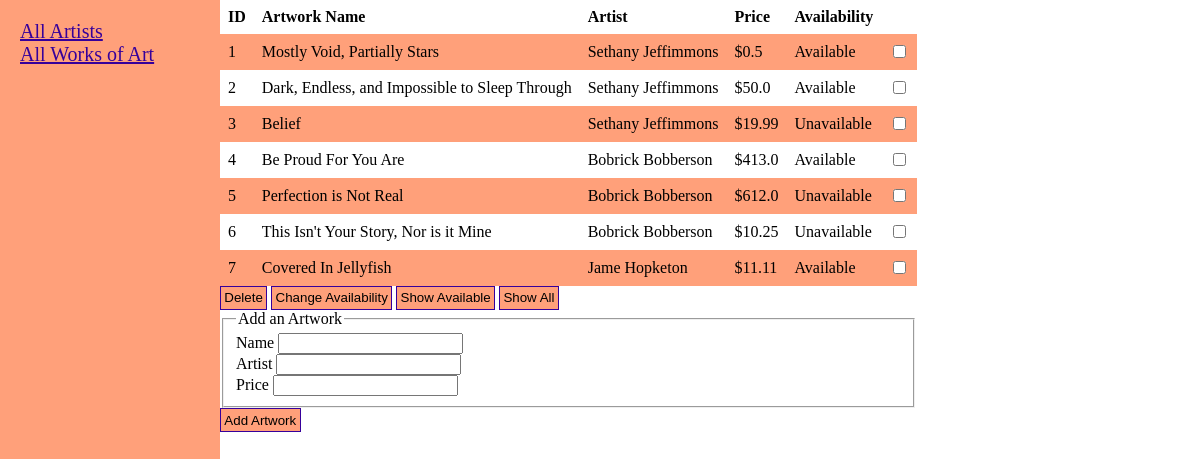
The app's page /addart, older data.
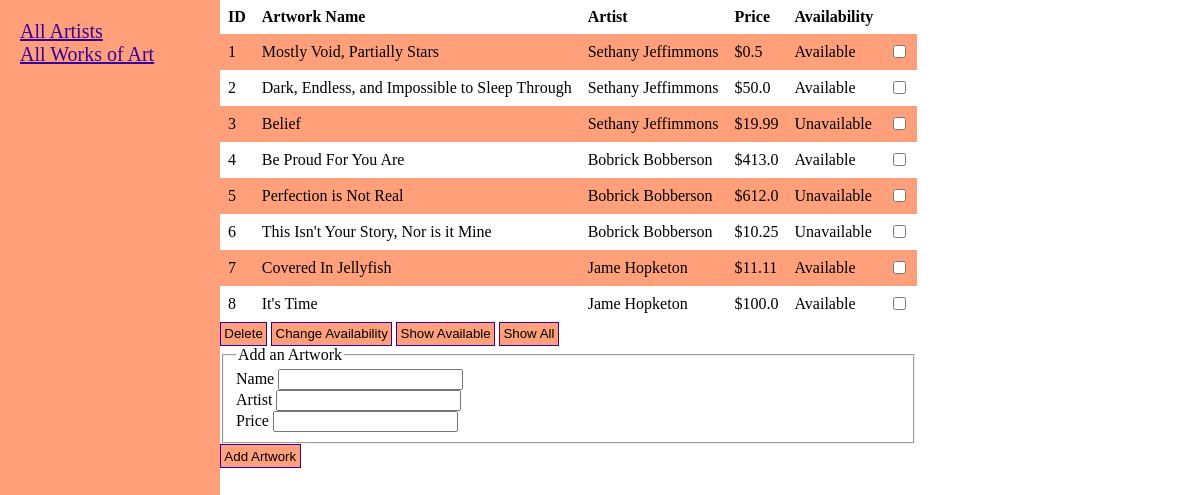
The same page, newer data.
### Models.py (models this page shows, shortened)
class Art(Model):
    class Meta:
        database = db
        constraints = [SQL('UNIQUE(name COLLATE NOCASE)')]
    artist = ForeignKeyField(Artist)
    name = CharField()
    price = DoubleField()
    available = BooleanField(default=True)

class Artist(Model):
    class Meta:
        database = db
        constraints = [SQL('UNIQUE(name COLLATE NOCASE)')]
    name = CharField()
    email_address = CharField()

### routes.py (the view, shortened to what this page needs)
@app.route('/', methods=['GET', 'POST'])
@app.route('/art', methods=['GET', 'POST'])
@app.route('/addart', methods=['GET', 'POST'])
def addart():
    form = ArtInputForm()
    art_list = art.get_all_art()
    return render_template('add_art.html', title='AddArt', form=form, art_list=art_list)

### get_info.py
class ArtInputForm(FlaskForm):
    name = StringField('Name', validators=[DataRequired(), Length(max=50)])
    artist = StringField('Artist', validators=[DataRequired(), Length(max=50)])
    price = DecimalField('Price', validators=[DataRequired()])
    submit=SubmitField('Add Artwork')

### art.py (called while the page is built)
def get_all_art():
    query = Art.select()
    return list(query)

### templates/add_art.html (shortened to what this page needs)
{% extends "display_art.html" %}
{% block add_art %}
    <form method="POST" action="">
        <fieldset>
            <legend>Add an Artwork</legend>
            <div>
                {{ form.name.label() }}
                {% if form.name.errors %}
                    {{ form.name() }}
                    <div>
                        {% for error in form.name.errors %}
                            <span>{{ error }}</span>
                        {% endfor %}
                    </div>
                {% else %}
                    {{ form.name() }}
                {% endif %}
            </div>
            <div>
                {{ form.artist.label() }}
                {% if form.artist.errors %}
                    {{ form.artist() }}
                    <div>
                        {% for error in form.artist.errors %}
                            <span>{{ error }}</span>
                        {% endfor %}
                    </div>
                {% else %}
                    {{ form.artist() }}
                {% endif %}
            </div>
            <div>
                {{ form.price.label() }}
                {% if form.price.errors %}
                    {{ form.price() }}
                    <div>
                        {% for error in form.price.errors %}
                            <span>{{ error }}</span>
                        {% endfor %}
                    </div>
            {% else %}
                {{ form.price() }}
            {% endif %}
            </div>
        </fieldset>
        <div>
            {{ form.submit(class_="btn") }}
        </div>
   </form>
{% endblock add_art %}

### templates/display_art.html
{% extends "layout.html" %}
{% block content %}
    <form method="POST" action="/modify_art">
        <table>
            <tr>
                <th>ID</th>
                <th>Artwork Name</th>
                <th>Artist</th>
                <th>Price</th>
                <th>Availability</th>
            </tr>
            {% for art in art_list %}
                <tr>
                    <td>{{art.id}}</td>
                    <td>{{art.name}}</td>
                    <td>{{art.artist.name}}</td>
                    <td>${{art.price}}</td>
                    {% if art.available == True %}
                        <td>Available</td>
                    {% else %}
                        <td>Unavailable</td>
                    {% endif %}
                    <td> <input type="checkbox" value="{{art.id}}" name="selected"> </td>
                </tr>
            {% endfor %}
        </table>
        <button name="submit_button" value="delete" type="Submit"> Delete </button>
        <button value="change" name="submit_button" type="Submit"> Change Availability </button>
        <button name="submit_button" value="show_available" type="Submit"> Show Available </button>
        <button name="submit_button" value="show_all" type="Submit">Show All</button>
    </form>
{% block add_art %}{% endblock add_art %}
{% endblock content %}

### templates/layout.html (shortened to what this page needs)
<!DOCTYPE html>
<html>
    <head>
        <link rel="stylesheet" type="text/css" href="{{ url_for('static', filename='main.css') }}">
    </head>
    <body>
        <div class="page">
            <div class = "sidebar column">
                <div class="sidebar-link"><a href="{{ url_for('addartist') }}">All Artists</a></div>
                <div class="sidebar-link"><a href="{{ url_for('addart') }}">All Works of Art</a></div>
            </div>
            <div class="dummy-column column"> . </div>
            <div class="content column">
                {% block content %}{% endblock %}
            </div>
        </div>
    </body>
</html>

### static/main.css (style rules this page uses)
body { margin: 0; }
.page { box-sizing: border-box; }
.column { float: left; }
.dummy-column { width: 15%; padding: 1em; font-size: 1.25em; }
.sidebar { position: absolute; width: 15%; height: 100%; background-color: lightsalmon; padding: 1em; font-size: 1.25em; font-weight: 500; }
a, a:visited { color: rgb(54, 0, 155); }
table { border-collapse: collapse; width: 100%; }
th, td { text-align: left; padding: .5em; }
tr:nth-child(even) { background-color: lightsalmon; }
button, .btn { padding: .25em; transition-duration: 0.4s; background-color: lightsalmon; border: none; text-align: center; text-decoration: none; display: inline-block; border: 1px solid rgb(54, 0, 155); }

Row changes from the older to the newer data that the page shows:
added Art: id "8", name "It's Time", artist.name "Jame Hopketon", price "100.0", available "Available"
